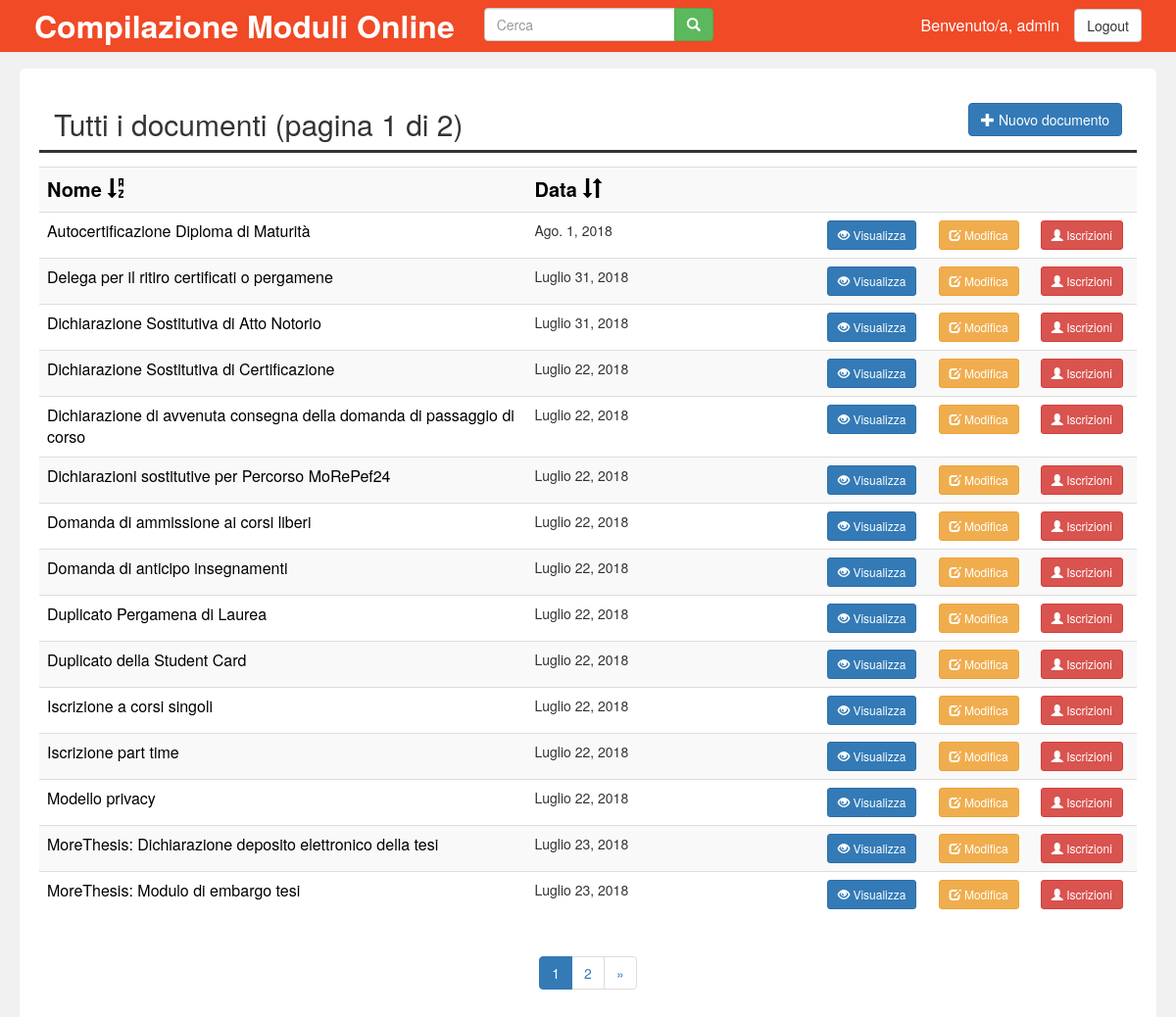
Page /form/ (signed in) on the committed database.
### form/models.py (models this page shows, shortened)
class Document(models.Model):
    titolo = models.CharField(max_length=200)
    pub_date = models.DateField('Data', null=True)
    content = RichTextUploadingField('Contenuto')
    class Meta:
        verbose_name = 'Documento'
        verbose_name_plural = 'Documenti'

### form/views.py (the view, shortened to what this page needs)
def index(request):
    template = 'form/index.html'
    if request.method == 'GET':
        ricerca = request.GET.get('search', '')
        ordine = request.GET.get('order', '')
        if 'nameup' == ordine:
            documents_list = Document.objects.filter(titolo__contains=ricerca).order_by('-titolo', '-pub_date')
        elif 'namedown' == ordine:
            documents_list = Document.objects.filter(titolo__contains=ricerca).order_by('titolo', '-pub_date')
        elif 'dataup' == ordine:
            documents_list = Document.objects.filter(titolo__contains=ricerca).order_by('-pub_date', 'titolo')
        elif 'datadown' == ordine:
            documents_list = Document.objects.filter(titolo__contains=ricerca).order_by('pub_date', 'titolo')
        else:
            documents_list = Document.objects.filter(titolo__contains=ricerca).order_by('titolo', '-pub_date')
        paginator = Paginator(documents_list, 15, allow_empty_first_page=True)
        page = request.GET.get('page')
        documents = paginator.get_page(page)
        page_list = []
        for i in range(paginator.num_pages):
            page_list.append(i)
        context = {'documents': documents, 'page_list': page_list}
    return render(request, template, context)

### form/templates/form/index.html (shortened to what this page needs)
{% extends "base.html" %}
{% block body %}
    <div class="container-fluid">
        <nav class="navbar navbar-default navbar-fixed-top navbartop">
            <div class="navbar-header">
                <a class="navbar-brand" href="{% url 'form:index' %}">
                    <b>Compilazione Moduli Online</b></a>
            </div>
            <div class="collapse navbar-collapse" id="bs-example-navbar-collapse-1">
                <form class="navbar-form navbar-left form-inline" role="search"
                      action="{% url 'form:index' %}" method="get">
                    <div class="input-group">
                        <input type="text" class="form-control" placeholder="Cerca" title="" name="search"
                               value="{{ request.GET.search }}" id="ajaxsearch">
                        <span class="input-group-btn">
                            <button type="submit" class="btn btn-success btn-md search">
                                <span class="glyphicon glyphicon-search"></span></button>
                        </span>
                    </div>
                </form>
                {% if not request.user.is_authenticated %}
                    <a href="{% url 'login' %}"><button type="button" class="btn btn-default navbar-btn navbar-right">
                        Accesso Staff</button></a>
                {% else %}
                    <table class="navbar-right">
                        <tr>
                            <td><p class="navbar-text">
                                Benvenuto/a, {{ request.user.username }}</p></td>
                            <td><a href="{% url 'logout_view' %}"><button type="button"
                                class="btn btn-default navbar-btn">Logout</button></a></td>
                        </tr>
                    </table>
                {% endif %}
            </div>
        </nav>
        <div class="jumbotron largejumbo">
            <table id="tutti">
                <tr>
                    {% if request.user.is_authenticated %}
                        <td class="col-md-11">
                    {% else %}
                        <td class="col-md-12">
                    {% endif %}
                        {% ifequal request.GET.search None %}
                            <h2>Tutti i documenti
                                (pagina {{ documents.number }} di {{ documents.paginator.num_pages }})</h2>
                        {% endifequal %}
                    </td>
                    {% if request.user.is_authenticated %}
                        <td class="col-md-1"><a href="{% url 'form:new' %}">
                            <button type="button" class="btn btn-primary btn-md"><span class="glyphicon glyphicon-plus">
                                </span> Nuovo documento</button></a></td>
                    {% endif %}
                </tr>
            </table>
            <br>
            <div class="divtutti">
                {% if documents %}
                    <table class="table table-striped">
                        <tr>
                            <th>
                                {% ifequal request.GET.order 'nameup' %}
                                    <a class="order" href="
                                        {% ifequal request.GET.search None %}
                                            ?order=namedown
                                        {% else %}
                                            ?search={{ request.GET.search }}&order=namedown
                                        {% endifequal %}
                                    ">Nome <span class="glyphicon glyphicon-sort-by-alphabet-alt"></span></a>
                                {% else %}
                                    <a class="order" href="
                                        {% ifequal request.GET.search None %}
                                            ?order=nameup
                                        {% else %}
                                            ?search={{ request.GET.search }}&order=nameup
                                        {% endifequal %}
                                    ">Nome <span class="glyphicon glyphicon-sort-by-alphabet"></span></a>
                                {% endifequal %}
                            </th>
                            <th>
                                {% ifequal request.GET.order 'datadown' %}
                                    <a class="order" href="
                                        {% ifequal request.GET.search None %}
                                            ?order=dataup
                                        {% else %}
                                            ?search={{ request.GET.search }}&order=dataup
                                        {% endifequal %}
                                    ">Data <span class="glyphicon glyphicon-sort"></span></a>
                                {% else %}
                                    <a class="order" href="
                                        {% ifequal request.GET.search None %}
                                            ?order=datadown
                                        {% else %}
                                            ?search={{ request.GET.search }}&order=datadown
                                        {% endifequal %}
                                    ">Data <span class="glyphicon glyphicon-sort"></span></a>
                                {% endifequal %}
                            </th>
                            <th></th>
                            <th></th>
                            {% if request.user.is_authenticated %}
                                <th></th>
                            {% endif %}
                        </tr>
                        {% for document in documents %}
                            <tr>
                                {% if request.user.is_authenticated %}
                                    <td class="col-md-5">
                                {% else %}
                                    <td class="col-md-6">
                                {% endif %}
                                    <a class="title" href="{% url 'form:detail' document.id %}">{{ document.titolo }}
                                        </a></td>
                                {% if request.user.is_authenticated %}
                                    <td class="col-md-3">
                                {% else %}
                                    <td class="col-md-4">
                                {% endif %}
                                    {{ document.pub_date }}</td>
                                {% if request.user.is_authenticated %}
                                    <td class="col-md-1"><a href="{% url 'form:detail' document.id %}">
                                        <button type="button" class="btn btn-primary btn-sm">
                                            <span class="glyphicon glyphicon-eye-open"></span> Visualizza</button></a>
                                    </td>
                                {% else %}
                                    <td class="col-md-1"><a href="{% url 'form:detail' document.id %}">
                                        <button type="button" class="btn btn-primary btn-sm">
                                            <span class="glyphicon glyphicon-pencil"></span> Compila</button></a></td>
                                {% endif %}
                                {% if request.user.is_authenticated %}
                                    <td class="col-md-1"><a href="{% url 'form:edit' document.id %}">
                                        <button type="button" class="btn btn-warning btn-sm">
                                            <span class="glyphicon glyphicon-edit"></span> Modifica</button></a></td>
                                    <td class="col-md-1"><a href="{% url 'form:registrations' document.id %}">
                                        <button type="button" class="btn btn-danger btn-sm">
                                            <span class="glyphicon glyphicon-user"></span> Iscrizioni</button></a></td>
                                {% else %}
                                    <td class="col-md-1"><a href="{% url 'form:create_pdf' document.id %}" download>
                                        <button type="button" class="btn btn-info btn-sm"><span class="glyphicon
                                            glyphicon-print"></span> Download PDF</button></a></td>
                                {% endif %}
                            </tr>
                        {% endfor %}
                    </table>
                {% else %}
                    <p>Nessun documento presente.</p>
                {% endif %}
                <nav aria-label="Page navigation" class="pagenav">
                    <ul class="pagination">
                        {% for n in page_list %}
                            {% ifequal forloop.counter documents.number %}
                                <li class="active"><a href="
                                    {% ifequal request.GET.search None %}
                                        ?page={{ forloop.counter }}{% ifnotequal request.GET.order None %}&order={{ request.GET.order }}{% endifnotequal %}
                                    {% else %}
                                        ?search={{ request.GET.search }}&page={{ forloop.counter }}{% ifnotequal request.GET.order None %}&order={{ request.GET.order }}{% endifnotequal %}
                                    {% endifequal %}
                                ">{{ forloop.counter }}</a></li>
                            {% else %}
                                <li><a href="
                                    {% ifequal request.GET.search None %}
                                        ?page={{ forloop.counter }}{% ifnotequal request.GET.order None %}&order={{ request.GET.order }}{% endifnotequal %}
                                    {% else %}
                                        ?search={{ request.GET.search }}&page={{ forloop.counter }}{% ifnotequal request.GET.order None %}&order={{ request.GET.order }}{% endifnotequal %}
                                    {% endifequal %}
                                ">{{ forloop.counter }}</a></li>
                            {% endifequal %}
                        {% endfor %}
                        {% if documents.has_next %}
                            <li>
                                <a href="
                                    {% ifequal request.GET.search None %}
                                        ?page={{ documents.next_page_number }}{% ifnotequal request.GET.order None %}&order={{ request.GET.order }}{% endifnotequal %}
                                    {% else %}
                                        ?search={{ request.GET.search }}&page={{ documents.next_page_number }}{% ifnotequal request.GET.order None %}&order={{ request.GET.order }}{% endifnotequal %}
                                    {% endifequal %}
                                " aria-label="Next"><span aria-hidden="true">&raquo;</span></a>
                            </li>
                        {% endif %}
                    </ul>
                </nav>
            </div>
        </div>
    </div>
{% endblock %}

### form/static/form/style.css (style rules this page uses)
body { background-color: #F1F1F1 !important; font-family: "Helvetica Neue", Helvetica, Arial, monospace, sans-serif !important; }
#tutti { border-bottom: solid !important; width: 100% !important; }
a.title { font-size: 16px !important; }
a.title:link { text-decoration: none !important; color: black !important; }
a.order { color: black !important; }
.navbartop { padding-right: 50px !important; padding-left: 20px !important; background-color: #F04A26 !important; }
.largejumbo { background-color: white !important; padding: 20px !important; position: fixed !important; margin-bottom: 20px !important; bottom: 0 !important; right: 20px !important; left: 20px !important; top: 70px !important; }
.divtutti { overflow: auto !important; bottom: 20px !important; position: fixed !important; right: 20px !important; left: 20px !important; margin: 20px !important; top: 150px !important; }
p.navbar-text { color: white !important; font-size: 16px !important; }
a.navbar-brand { color: white !important; font-size: 32px !important; }
div.container-fluid { margin-top: 70px !important; margin-bottom: 30px !important; }
th { font-size: 20px !important; }
.pagenav { text-align: center !important; }

### rows in the picture
Document: titolo "Autocertificazione Diploma di Maturità", pub_date "Ago. 1, 2018"
Document: titolo "Delega per il ritiro certificati o pergamene", pub_date "Luglio 31, 2018"
Document: titolo "Dichiarazione Sostitutiva di Atto Notorio", pub_date "Luglio 31, 2018"
Document: titolo "Dichiarazione Sostitutiva di Certificazione", pub_date "Luglio 22, 2018"
Document: titolo "Dichiarazione di avvenuta consegna della domanda di passaggio di corso", pub_date "Luglio 22, 2018"
Document: titolo "Dichiarazioni sostitutive per Percorso MoRePef24", pub_date "Luglio 22, 2018"
Document: titolo "Domanda di ammissione ai corsi liberi", pub_date "Luglio 22, 2018"
Document: titolo "Domanda di anticipo insegnamenti", pub_date "Luglio 22, 2018"
Document: titolo "Duplicato Pergamena di Laurea", pub_date "Luglio 22, 2018"
Document: titolo "Duplicato della Student Card", pub_date "Luglio 22, 2018"
Document: titolo "Iscrizione a corsi singoli", pub_date "Luglio 22, 2018"
Document: titolo "Iscrizione part time", pub_date "Luglio 22, 2018"
Document: titolo "Modello privacy", pub_date "Luglio 22, 2018"
Document: titolo "MoreThesis: Dichiarazione deposito elettronico della tesi", pub_date "Luglio 23, 2018"
Document: titolo "MoreThesis: Modulo di embargo tesi", pub_date "Luglio 23, 2018"

### other values in the picture
{{ request.user.username }} "admin"
{{ documents.number }} "1"
{{ documents.paginator.num_pages }} "2"
